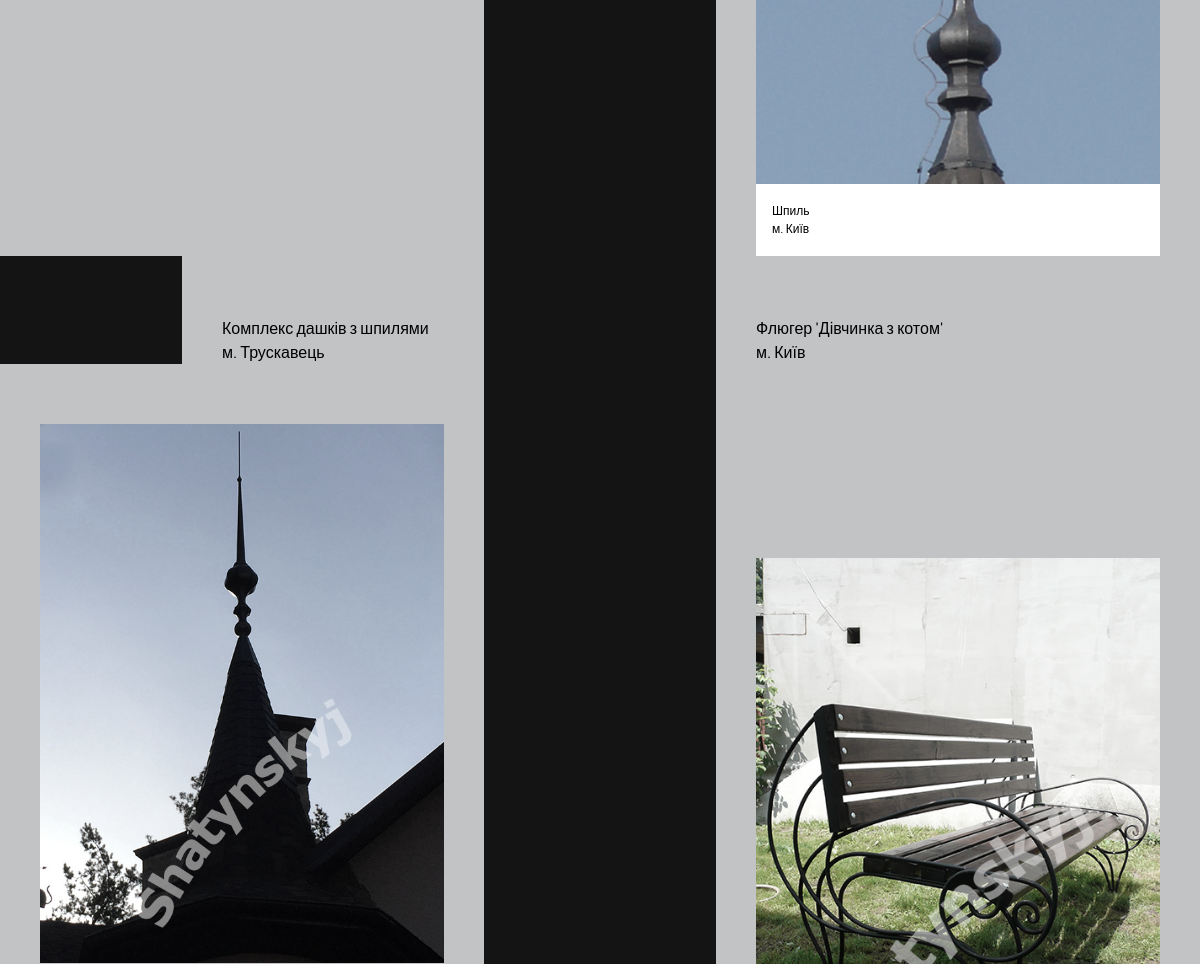
The app's page / (middle part), older data.
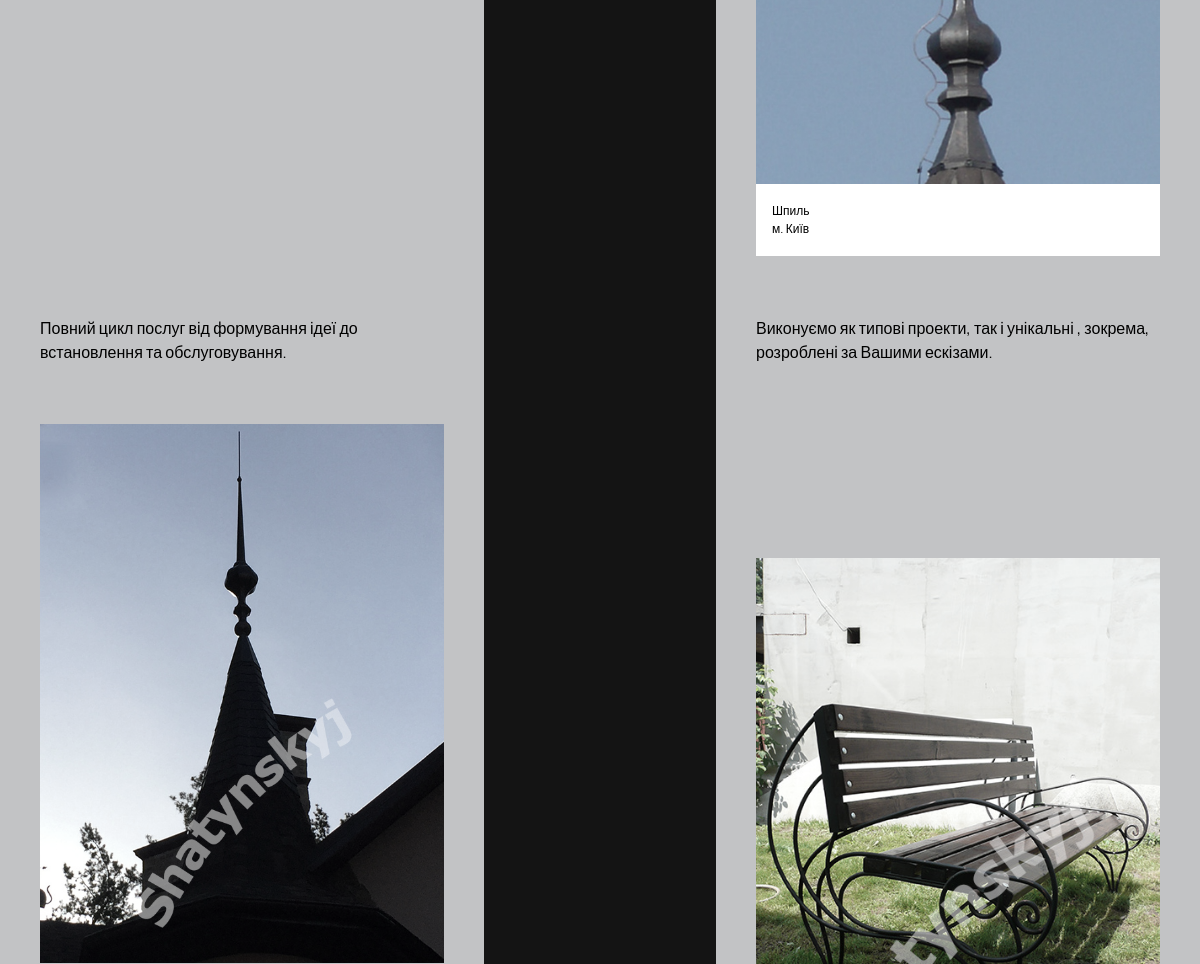
The same page, newer data.
### tables this page shows
CREATE TABLE projects (
    id INTEGER PRIMARY KEY,
    title STRING,
    rang INTEGER, 
    place STRING,
    number_of_images INTEGER);

CREATE TABLE texts (
    id INTEGER PRIMARY KEY,
    title STRING,
    text STRING);

### app.php (the view, shortened to what this page needs)
<?php
function renderProjects($db, $limit, $offset, bool $figcaption): void
{
    $query = "SELECT id, title, place, number_of_images FROM projects LIMIT $limit OFFSET $offset";
    $results = $db->query($query);
    while ($row = $results->fetchArray()) {
        echo '
        <figure>
        <img src="/images/projects/' . $row["id"] . '/0.jpg" alt="' . $row["title"] . '" number="' . $row["number_of_images"] . '" id="' . $row["id"] . '">
        ';
        if ($figcaption == true) {
            echo '
            <figcaption>
            ' . $row["title"] . '
            </br>
            ' . $row["place"] . '
            </figcaption>
            ';
        }
        echo '
        </figure>
        ';
    }
}
function renderText($db, $id): void
{
    $query = "SELECT title, text FROM texts WHERE id = $id";
    $results = $db->query($query);
    while ($row = $results->fetchArray()) {
        echo '
        <div>
        <h3>
        ' . $row["title"] . '
        </h3>
        <div>
        ' . $row["text"] . '
        </div>
        </div>
        ';
    }
}

### public/index.php (shortened to what this page needs)
<?php
require_once('../app.php');
?>
<!DOCTYPE html>
<html>
<head>
	<link rel="stylesheet" href="css/style.css">
</head>
<body>
	<div class="container">
		<section id="first-half-of-selected-projects" class="first-half">
			<?php renderProjects($db, 4, 0, true); ?>
		</section>
		<section id="second-half-of-selected-projects" class="second-half">
			<?php renderProjects($db, 4, 4, true); ?>
		</section>
		<section id="first-text" class="first-half">
			<?php renderText($db, 1); ?>
		</section>
		<section id="second-text" class="second-half">
			<?php renderText($db, 2); ?>
		</section>
		<section id="first-half-of-other-projects" class="first-half">
			<?php renderProjects($db, 8, 8, false); ?>
		</section>
		<section id="second-half-of-other-projects" class="second-half">
			<?php renderProjects($db, 8, 16, false); ?>
		</section>
	</div>
</body>
</html>

### public/css/style.css (style rules this page uses)
body { min-width: 320px; max-width: 1374px; margin: 0 auto; background-color: rgba(20, 20, 20, 1); font-family: "Manrope", sans-serif; color: rgba(255, 255, 255, 1); }
.container { display: grid; grid-template-areas: "header" "first-half-of-selected-projects" "second-half-of-selected-projects" "first-text" "second-text" "first-half-of-other-projects" "second-half-of-other-projects" "." "footer"; grid-template-columns: 1fr; grid-template-rows: repeat(7, auto) 3.75rem 340px; margin: 0 auto; padding-top: 340px; background: url("../images/sky-fon.jpg") top center no-repeat; }
section { display: grid; grid-template-columns: repeat(auto-fit, minmax(260px, 1fr)); justify-content: center; padding: 0 24px; background-color: rgba(194, 195, 197, 1); color: rgba(0, 0, 0, 1); }
section figure { margin: 60px 16px 0; }
section figure img { cursor: pointer; }
section figcaption { display: flex; align-items: center; height: 4.5rem; padding: 0.15rem 1rem; background-color: rgba(255, 255, 255, 1); font-size: 0.75rem; }
#first-half-of-selected-projects { grid-area: first-half-of-selected-projects; }
#second-half-of-selected-projects { grid-area: second-half-of-selected-projects; }
#first-half-of-other-projects { grid-area: first-half-of-other-projects; }
#second-half-of-other-projects { grid-area: second-half-of-other-projects; padding-bottom: 3.75rem; }
#first-text, #second-text { padding: 60px 40px 0; }
@media (min-width: 844px) { .container { grid-template-areas: "first-half-of-line header second-half-of-line " "first-half-of-selected-projects header second-half-of-selected-projects " "first-text header second-text " "first-half-of-other-projects header second-half-of-other-projects " ". header ." "footer footer footer"; grid-template-columns: 1fr 232px 1fr; grid-template-rows: 80px auto auto auto 32px 340px; } }
@media (min-width: 844px) { section { grid-template-columns: repeat(auto-fit, minmax(222px, 1fr)); } }
@media (min-width: 844px) { section figure img { filter: grayscale(50%); } }
@media (min-width: 844px) { .first-half { justify-self: flex-end; } }
@media (min-width: 844px) { #first-half-of-other-projects { padding-bottom: 3.37rem; } }

Row changes from the older to the newer data that the page shows:
changed texts: text "м. Трускавець" → "Повний цикл послуг від формування ідеї до встановлення та обслуговування."; title "Комплекс дашків з шпилями" → (not shown)
changed texts: text "м. Київ" → "Виконуємо як типові проекти, так і унікальні , зокрема, розроблені за Вашими ескізами."; title "Флюгер 'Дівчинка з котом'" → (not shown)
